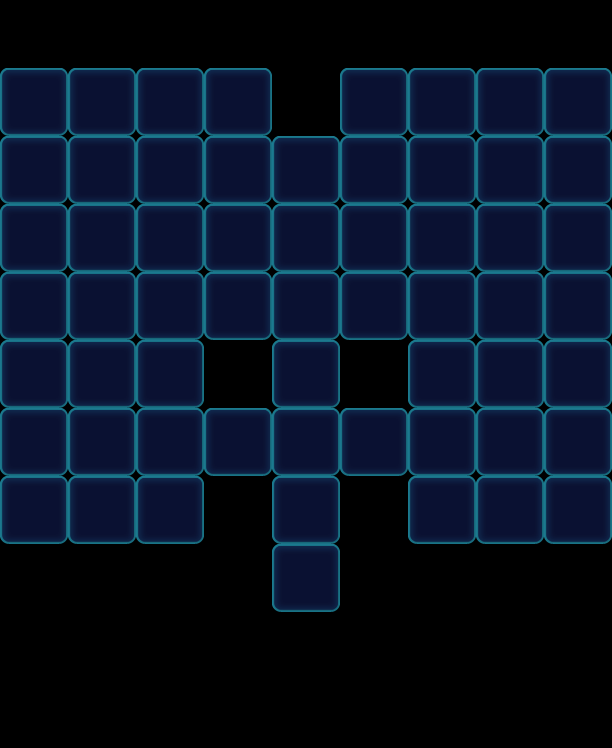

This game map was drawn from its Tiled (.tmx) file and the tilesets committed beside it. A one-line description and the trimmed map source follow:
An orthogonal 9x11 tile map with 68x68 px tiles, 1 tile layer (Valid), 2 tilesets and 71 objects (28x Floor, 19x Ice, 13x Stone, 11x Factory_Normal).

<map version="1.0" orientation="orthogonal" width="9" height="11" tilewidth="68" tileheight="68">
 <tileset firstgid="1" name="game_grid1" tilewidth="68" tileheight="68">
  <image source="game_grid1.png" width="68" height="68" />
 </tileset>
 <tileset firstgid="2" name="map" tilewidth="68" tileheight="68">
  <image source="map.png" width="1024" height="1024" />
 </tileset>
 <layer name="Valid" width="9" height="11">
  <data>[99 cells, 59 non-empty, 1 distinct tile ids]</data>
 </layer>
 <objectgroup name="BottomObj" width="9" height="11">
  <object type="Floor" gid="33" x="0" y="340">
   <properties>
    <property name="Layers" value="2" />
   </properties>
  </object>
  <object type="Floor" gid="33" x="0" y="408">
   <properties>
    <property name="Layers" value="2" />
   </properties>
  </object>
  <object type="Floor" gid="33" x="0" y="476">
   <properties>
    <property name="Layers" value="2" />
   </properties>
  </object>
  <object type="Floor" gid="33" x="0" y="544">
   <properties>
    <property name="Layers" value="2" />
   </properties>
  </object>
  <object type="Floor" gid="33" x="544" y="544">
   <properties>
    <property name="Layers" value="2" />
   </properties>
  </object>
  <object type="Floor" gid="33" x="544" y="476">
   <properties>
    <property name="Layers" value="2" />
   </properties>
  </object>
  <object type="Floor" gid="33" x="544" y="408">
   <properties>
    <property name="Layers" value="2" />
   </properties>
  </object>
  <object type="Floor" gid="33" x="544" y="340">
   <properties>
    <property name="Layers" value="2" />
   </properties>
  </object>
  <object type="Floor" gid="33" x="408" y="544">
   <properties>
    <property name="Layers" value="2" />
   </properties>
  </object>
  <object type="Floor" gid="33" x="408" y="476">
   <properties>
    <property name="Layers" value="2" />
   </properties>
  </object>
  <object type="Floor" gid="33" x="408" y="408">
   <properties>
    <property name="Layers" value="2" />
   </properties>
  </object>
  <object type="Floor" gid="33" x="408" y="340">
   <properties>
    <property name="Layers" value="2" />
   </properties>
  </object>
  <object type="Floor" gid="33" x="136" y="544">
   <properties>
    <property name="Layers" value="2" />
   </properties>
  </object>
  <object type="Floor" gid="33" x="136" y="476">
   <properties>
    <property name="Layers" value="2" />
   </properties>
  </object>
  <object type="Floor" gid="33" x="136" y="408">
   <properties>
    <property name="Layers" value="2" />
   </properties>
  </object>
  <object type="Floor" gid="33" x="136" y="340">
   <properties>
    <property name="Layers" value="2" />
   </properties>
  </object>
  <object type="Floor" gid="33" x="272" y="612">
   <properties>
    <property name="Layers" value="2" />
   </properties>
  </object>
  <object type="Floor" gid="33" x="272" y="544">
   <properties>
    <property name="Layers" value="2" />
   </properties>
  </object>
  <object type="Floor" gid="33" x="272" y="476">
   <properties>
    <property name="Layers" value="2" />
   </properties>
  </object>
  <object type="Floor" gid="33" x="272" y="408">
   <properties>
    <property name="Layers" value="2" />
   </properties>
  </object>
  <object type="Floor" gid="33" x="204" y="340">
   <properties>
    <property name="Layers" value="2" />
   </properties>
  </object>
  <object type="Floor" gid="33" x="272" y="340">
   <properties>
    <property name="Layers" value="2" />
   </properties>
  </object>
  <object type="Floor" gid="33" x="340" y="340">
   <properties>
    <property name="Layers" value="2" />
   </properties>
  </object>
  <object type="Floor" gid="33" x="340" y="476">
   <properties>
    <property name="Layers" value="2" />
   </properties>
  </object>
  <object type="Floor" gid="33" x="204" y="476">
   <properties>
    <property name="Layers" value="2" />
   </properties>
  </object>
  <object type="Floor" gid="33" x="204" y="272">
   <properties>
    <property name="Layers" value="2" />
   </properties>
  </object>
  <object type="Floor" gid="33" x="272" y="272">
   <properties>
    <property name="Layers" value="2" />
   </properties>
  </object>
  <object type="Floor" gid="33" x="340" y="272">
   <properties>
    <property name="Layers" value="2" />
   </properties>
  </object>
 </objectgroup>
 <objectgroup name="MiddleObj" width="9" height="11" />
 <objectgroup color="#000000" name="TopObj" width="9" height="11">
  <object name="Ice" type="Ice" x="136" y="408" width="68" height="68">
   <properties>
    <property name="Layers" value="3" />
   </properties>
  </object>
  <object name="Ice" type="Ice" x="136" y="340" width="68" height="68">
   <properties>
    <property name="Layers" value="3" />
   </properties>
  </object>
  <object name="Ice" type="Ice" x="204" y="204" width="68" height="68">
   <properties>
    <property name="Layers" value="3" />
   </properties>
  </object>
  <object name="Ice" type="Ice" x="136" y="272" width="68" height="68">
   <properties>
    <property name="Layers" value="3" />
   </properties>
  </object>
  <object name="Ice" type="Ice" x="272" y="204" width="68" height="68">
   <properties>
    <property name="Layers" value="3" />
   </properties>
  </object>
  <object name="Ice" type="Ice" x="340" y="204" width="68" height="68">
   <properties>
    <property name="Layers" value="3" />
   </properties>
  </object>
  <object name="Ice" type="Ice" x="408" y="272" width="68" height="68">
   <properties>
    <property name="Layers" value="3" />
   </properties>
  </object>
  <object name="Ice" type="Ice" x="408" y="340" width="68" height="68">
   <properties>
    <property name="Layers" value="3" />
   </properties>
  </object>
  <object name="Ice" type="Ice" x="408" y="476" width="68" height="68">
   <properties>
    <property name="Layers" value="3" />
   </properties>
  </object>
  <object name="Ice" type="Ice" x="408" y="408" width="68" height="68">
   <properties>
    <property name="Layers" value="3" />
   </properties>
  </object>
  <object name="Ice" type="Ice" x="544" y="272" width="68" height="68">
   <properties>
    <property name="Layers" value="3" />
   </properties>
  </object>
  <object name="Ice" type="Ice" x="544" y="340" width="68" height="68">
   <properties>
    <property name="Layers" value="3" />
   </properties>
  </object>
  <object name="Stone" type="Stone" gid="34" x="68" y="340">
   <properties>
    <property name="Layers" value="1" />
   </properties>
  </object>
  <object name="Stone" type="Stone" gid="34" x="476" y="340">
   <properties>
    <property name="Layers" value="1" />
   </properties>
  </object>
  <object name="Stone" type="Stone" gid="34" x="272" y="544">
   <properties>
    <property name="Layers" value="1" />
   </properties>
  </object>
  <object name="Stone" type="Stone" gid="34" x="476" y="408">
   <properties>
    <property name="Layers" value="1" />
   </properties>
  </object>
  <object name="Stone" type="Stone" gid="34" x="272" y="612">
   <properties>
    <property name="Layers" value="1" />
   </properties>
  </object>
  <object name="Stone" type="Stone" gid="34" x="68" y="408">
   <properties>
    <property name="Layers" value="1" />
   </properties>
  </object>
  <object name="Ice" type="Ice" x="544" y="408" width="68" height="68">
   <properties>
    <property name="Layers" value="3" />
   </properties>
  </object>
  <object name="Ice" type="Ice" x="544" y="476" width="68" height="68">
   <properties>
    <property name="Layers" value="3" />
   </properties>
  </object>
  <object name="Ice" type="Ice" x="0" y="340" width="68" height="68">
   <properties>
    <property name="Layers" value="3" />
   </properties>
  </object>
  <object name="Ice" type="Ice" x="0" y="272" width="68" height="68">
   <properties>
    <property name="Layers" value="3" />
   </properties>
  </object>
  </objectgroup>
</map>
<!-- 21 of 71 objects omitted -->
